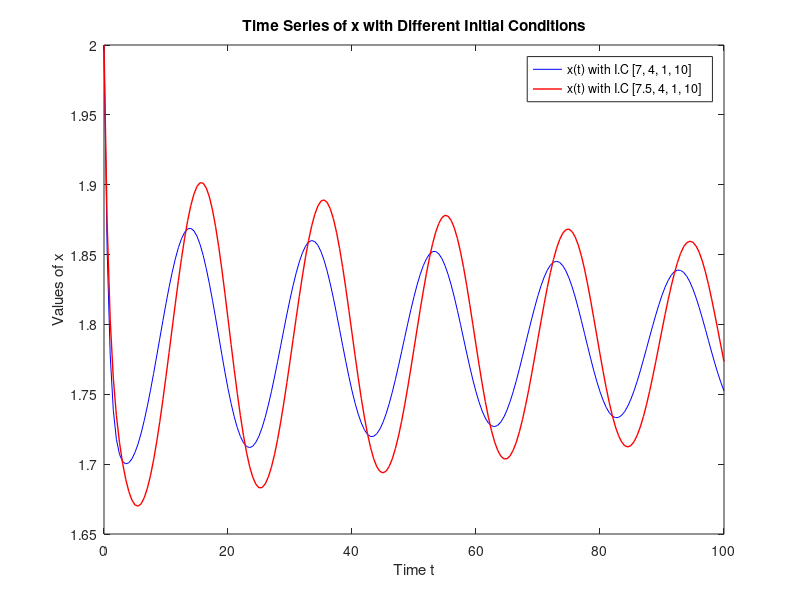

Write the MATLAB code that produced this figure.
function main
    % Parameters
    a = 1;
    b = 0.2;
    c = 0.6;
    d = 0.12;
    e = .65;

    % Time span
    tspan = 0:0.5:100;

    % Solver options
    

    % First initial condition
    X0 = [2 , 0, 1., 0];
    [t, X0_sol] = ode45(@(t, X) ode_fun(t, X, a, b, c, d, e), tspan, X0);

    % Second initial condition
    X1 = [2. , 0.5 1, 0.];;
    [t, X1_sol] = ode45(@(t, X) ode_fun(t, X, a, b, c, d, e), tspan, X1);

    % Extract results
    x0 = X0_sol(:, 1);
    x1 = X1_sol(:, 1);

    % Plot the results
    figure;
    plot(t, x0, '-b', 'MarkerSize', 1, 'DisplayName', 'x(t) with I.C [7, 4, 1, 10]');
    hold on;
    plot(t, x1, '-r', 'LineWidth', 1, 'DisplayName', 'x(t) with I.C [7.5, 4, 1, 10]');
    xlabel('Time t');
    ylabel('Values of x');
    legend;
    title('Time Series of x with Different Initial Conditions');
    hold off;
end

function dXdt = ode_fun(~, X, a, b, c, d, e)
    x = X(1);
    y = X(2);
    z = X(3);
    w = X(4);

    dxdt = d * y - b * x * (z + w);
    dydt = a * (x + z) - b * y * (z + w) - (c + d) * y;
    dzdt = b * x * (z + w) + d * w - e * z;
    dwdt = b * y * (z + w) - (c + e + d) * w;

    dXdt = [dxdt; dydt; dzdt; dwdt];
end
